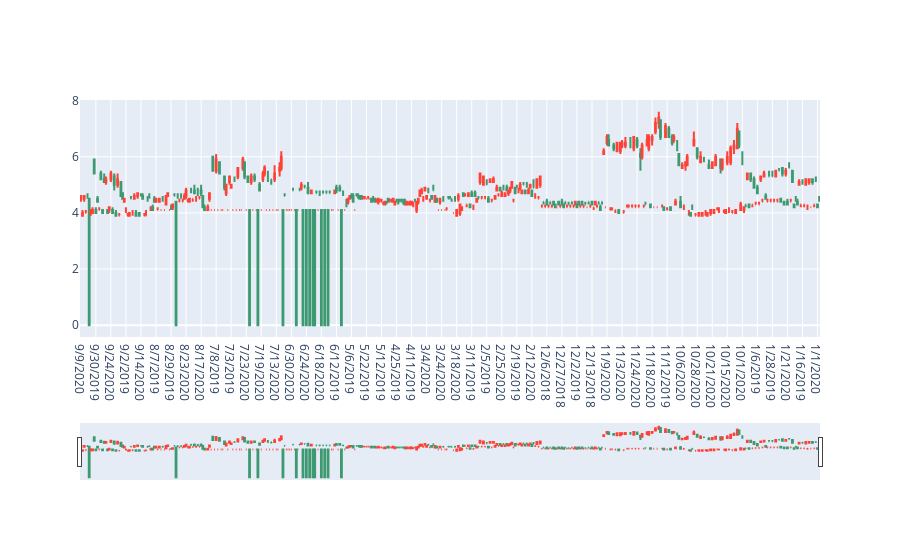

The cell this chart's notebook holds for it:
### Code cell
init_notebook_mode(connected=True)

trace = go.Candlestick(x=da['DATE'],

              open=da['OPENP'],

              high=da['HIGH'],

              low=da['LOW'],

              close=da['CLOSEP'])



dat=[trace]

iplot(dat)
# Candlestick chart with matplotlib

#from matplotlib.finance import candlestick_ohlc

#from mpl_finance import candlestick_ohlc
from mplfinance.original_flavor import candlestick_ohlc

import matplotlib.dates as mdates

# Converting date to pandas datetime format

da['DATE'] = pd.to_datetime(da['DATE'])

da['DATE'] = da['DATE'].apply(mdates.date2num)

ohlc= da[['DATE', 'OPENP', 'HIGH', 'LOW','CLOSEP']]

### Figure 1 — Plotly figure (JSON) as saved in the notebook; plotly's stock layout.template omitted (floating-point values rounded to 4 significant figures; data arrays with more than 128 entries replaced by an {"elided": "..."} marker saying what was removed)
{"data": [{"close": {"elided": "443 float values"}, "high": {"elided": "443 float values"}, "low": {"elided": "443 float values"}, "open": {"elided": "443 float values"}, "type": "candlestick", "x": {"elided": "443 str values"}}], "layout": {}}
